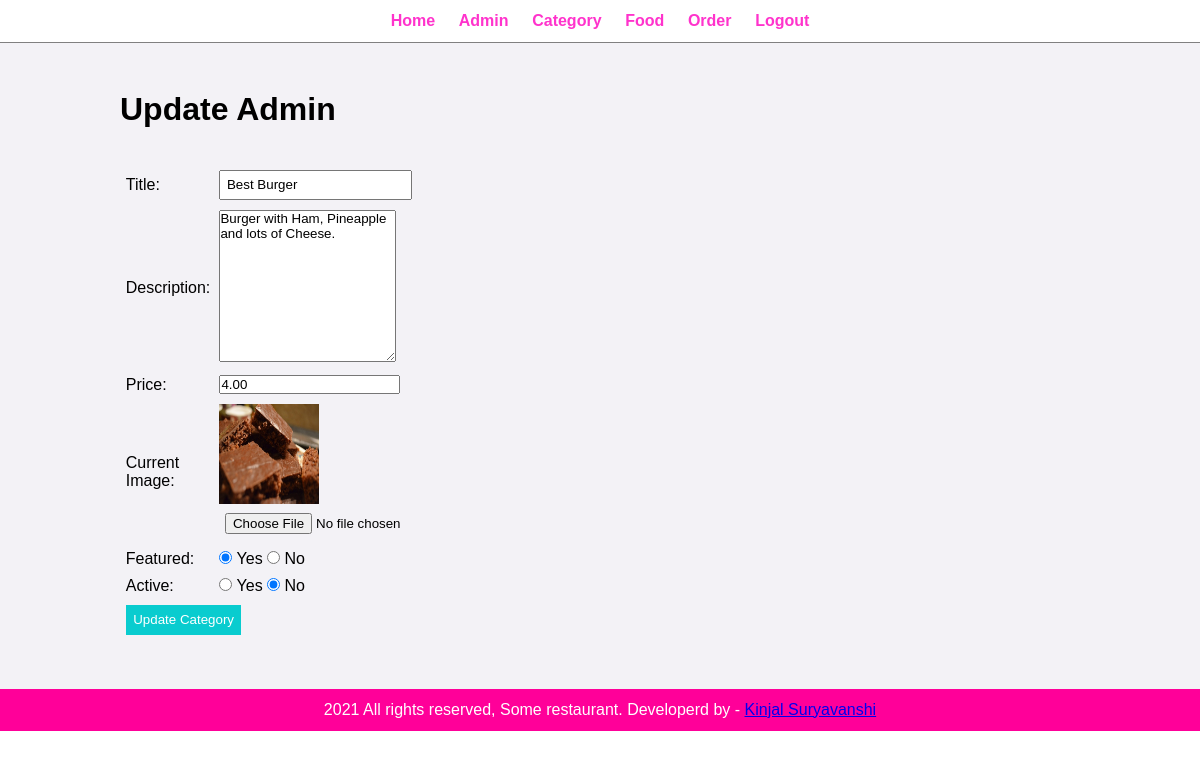
The app's page /admin/update-food.php?id=4 (signed in) with its own data.
### tables this page shows
CREATE TABLE `tbl_food` (
  `id` int(10) UNSIGNED NOT NULL,
  `title` varchar(100) NOT NULL,
  `description` text NOT NULL,
  `price` decimal(10,2) NOT NULL,
  `image_name` varchar(255) NOT NULL,
  `category_id` int(10) UNSIGNED NOT NULL,
  `featured` varchar(10) NOT NULL,
  `active` varchar(10) NOT NULL
);

### admin/update-food.php (the view, shortened to what this page needs)
<?php
include('partials/menu.php');
?>
<?php
if (isset($_GET['id'])) {
    $id =  $_GET['id'];
    $sql = "Select * from tbl_food where id=$id";
    $res = mysqli_query($con, $sql);
    if ($res == true) {
        $count = mysqli_num_rows($res);
        if ($count == 1) {
            $row = mysqli_fetch_assoc($res);
            $title = $row['title'];
            $description = $row['description'];
            $price = $row['price'];
            $image_name = $row['image_name'];
            $featured = $row['featured'];
            $active = $row['active'];
        } else {
            $_SESSION['No_food_found'] = '<div class="error">Category not found</div>';
            header('Location:' . HOME_URL . 'admin/manage-food.php');
        }
    } else {
        header('Location:' . HOME_URL . 'admin/manage-food.php');
    }
}
?>
<div class="main-content">
    <div class="wrapper">
        <h1>Update Admin</h1><br><br>
        <form action="" method="POST" enctype="multipart/form-data">
            <table class="tbl-30">
                <tr>
                    <td>Title: </td>
                    <td><input type="text" name="title" value="<?php echo $title ?>" id="" class="input-field"></td>
                </tr>
                <tr>
                    <td>Description:</td>
                    <td><textarea name="description" value="<?php echo $description; ?>" id="" cols="20" rows="10"><?php echo $description; ?></textarea></td>
                </tr>
                <tr>
                    <td>Price:</td>
                    <td><input type="number" name="price" value="<?php echo $price; ?>" id=""></td>
                </tr>
                <tr>
                    <td>Current Image: </td>
                    <td><?php
                        if ($image_name != '') {
                        ?> <img name='' src="<?php echo HOME_URL . 'images/food/'; ?><?php echo $image_name; ?>" width="100px" height="100px" alt="">
                        <?php
                        } else {
                            echo '<div class="error">Image not added</div>';
                        }
                        ?>
                        <input type="file" name="current_image" value="" id="" class="input-field">
                    </td>
                </tr>
                <tr>
                    <td>Featured: </td>
                    <td><input <?php if ($featured == 'yes') {
                                    echo 'checked';
                                } ?> type="radio" name="featured" value="yes" id=""> Yes
                        <input <?php if ($featured == 'no') {
                                    echo 'checked';
                                } ?> type="radio" name="featured" value="no" id=""> No
                    </td>
                </tr>
                <tr>
                    <td>Active:</td>
                    <td><input <?php if ($active == 'yes') {
                                    echo ' checked';
                                } ?> type="radio" name="active" value="yes"> Yes
                        <input <?php if ($active == 'no') {
                                    echo 'checked';
                                } ?> type="radio" name="active" value="no" id=""> No
                    </td>
                </tr>
                <tr>
                    <td colspan="2">
                        <input type="submit" name="submit" value="Update Category" class="btn-secondary" id="">
                    </td>
                </tr>
            </table>
        </form>
    </div>
</div>
<?php
include('partials/footer.php');
?>

### css/admin.css (style rules this page uses)
* { margin: 0; padding: 0; font-family: Arial, Helvetica, sans-serif; }
.wrapper { padding: 1%; width: 80%; margin: 0 auto; }
.main-content { padding: 3% 0;; background-color: #f3f2f6; }
table tr td { padding: 1%; }
.tbl-30 { width: 40%; }
.input-field { padding: 2%; }
.btn-secondary { background-color:rgb(9, 204, 207); padding: 2%; color: white; text-decoration: none; border:none; }

### records on screen
tbl_food: title "Best Burger", description "Burger with Ham, Pineapple and lots of Cheese.", price "4.00", image_name (picture), featured "☑", active "☑"
